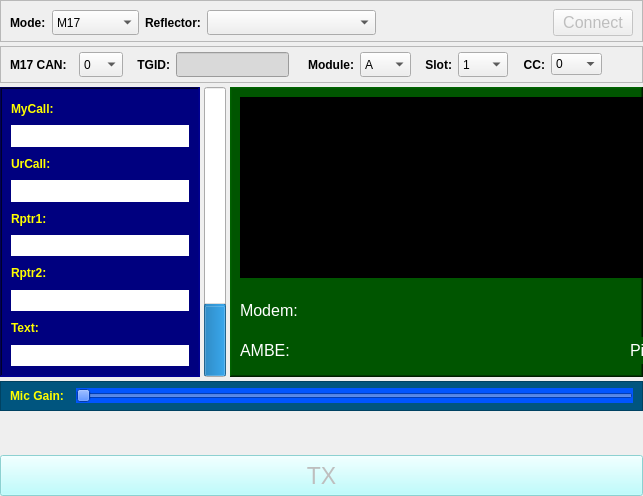
      <widget class="QWidget" name="tab">
       <attribute name="title">
        <string>Main</string>
       </attribute>
       <layout class="QVBoxLayout" name="verticalLayout_3">
        <property name="spacing">
         <number>4</number>
        </property>
        <property name="leftMargin">
         <number>0</number>
        </property>
        <property name="topMargin">
         <number>0</number>
        </property>
        <property name="rightMargin">
         <number>0</number>
        </property>
        <property name="bottomMargin">
         <number>0</number>
        </property>
        <item>
         <widget class="QFrame" name="frame_11">
          <property name="minimumSize">
           <size>
            <width>0</width>
            <height>42</height>
           </size>
          </property>
          <property name="frameShape">
           <enum>QFrame::StyledPanel</enum>
          </property>
          <property name="frameShadow">
           <enum>QFrame::Raised</enum>
          </property>
          <layout class="QHBoxLayout" name="horizontalLayout_3">
           <property name="topMargin">
            <number>4</number>
           </property>
           <property name="bottomMargin">
            <number>0</number>
           </property>
           <item>
            <widget class="QLabel" name="label_48">
             <property name="font">
              <font>
               <bold>true</bold>
              </font>
             </property>
             <property name="text">
              <string>Mode:</string>
             </property>
            </widget>
           </item>
           <item>
            <widget class="QComboBox" name="modeCombo">
             <property name="minimumSize">
              <size>
               <width>87</width>
               <height>25</height>
              </size>
             </property>
             <property name="maximumSize">
              <size>
               <width>87</width>
               <height>25</height>
              </size>
             </property>
             <item>
              <property name="text">
               <string>M17</string>
              </property>
             </item>
             <item>
              <property name="text">
               <string>DSTAR REF</string>
              </property>
             </item>
             <item>
              <property name="text">
               <string>DSTAR XRF</string>
              </property>
             </item>
             <item>
              <property name="text">
               <string>DSTAR DCS</string>
              </property>
             </item>
             <item>
              <property name="text">
               <string>DMR</string>
              </property>
             </item>
             <item>
              <property name="text">
               <string>P25</string>
              </property>
             </item>
             <item>
              <property name="text">
               <string>NXDN</string>
              </property>
             </item>
             <item>
              <property name="text">
               <string>YSF</string>
              </property>
             </item>
             <item>
              <property name="text">
               <string>FCS</string>
              </property>
             </item>
            </widget>
           </item>
           <item>
            <widget class="QLabel" name="reflectorLabel">
             <property name="font">
              <font>
               <bold>true</bold>
              </font>
             </property>
             <property name="text">
              <string>Reflector:</string>
             </property>
            </widget>
           </item>
           <item>
            <widget class="QComboBox" name="reflectorCombo">
             <property name="minimumSize">
              <size>
               <width>169</width>
               <height>25</height>
              </size>
             </property>
             <property name="maximumSize">
              <size>
               <width>119</width>
               <height>25</height>
              </size>
             </property>
             <property name="styleSheet">
              <string notr="true"/>
             </property>
            </widget>
           </item>
           <item>
            <spacer name="horizontalSpacer_7">
             <property name="orientation">
              <enum>Qt::Horizontal</enum>
             </property>
             <property name="sizeHint" stdset="0">
              <size>
               <width>40</width>
               <height>20</height>
              </size>
             </property>
            </spacer>
           </item>
           <item>
            <widget class="QPushButton" name="connectButton">
             <property name="enabled">
              <bool>false</bool>
             </property>
             <property name="font">
              <font>
               <pointsize>12</pointsize>
              </font>
             </property>
             <property name="text">
              <string>Connect</string>
             </property>
            </widget>
           </item>
          </layout>
         </widget>
        </item>
        <item>
         <widget class="QFrame" name="frame_12">
          <property name="minimumSize">
           <size>
            <width>0</width>
            <height>0</height>
           </size>
          </property>
          <property name="frameShape">
           <enum>QFrame::StyledPanel</enum>
          </property>
          <property name="frameShadow">
           <enum>QFrame::Raised</enum>
          </property>
          <layout class="QHBoxLayout" name="horizontalLayout_9">
           <property name="topMargin">
            <number>5</number>
           </property>
           <property name="rightMargin">
            <number>0</number>
           </property>
           <property name="bottomMargin">
            <number>5</number>
           </property>
           <item>
            <widget class="QLabel" name="m17CanLabel">
             <property name="minimumSize">
              <size>
               <width>63</width>
               <height>17</height>
              </size>
             </property>
             <property name="font">
              <font>
               <bold>true</bold>
              </font>
             </property>
             <property name="text">
              <string>M17 CAN:</string>
             </property>
            </widget>
           </item>
           <item>
            <widget class="QComboBox" name="m17CanCombo">
             <property name="enabled">
              <bool>true</bool>
             </property>
             <property name="minimumSize">
              <size>
               <width>44</width>
               <height>25</height>
              </size>
             </property>
             <property name="maximumSize">
              <size>
               <width>44</width>
               <height>25</height>
              </size>
             </property>
             <item>
              <property name="text">
               <string>0</string>
              </property>
             </item>
             <item>
              <property name="text">
               <string>1</string>
              </property>
             </item>
             <item>
              <property name="text">
               <string>2</string>
              </property>
             </item>
             <item>
              <property name="text">
               <string>3</string>
              </property>
             </item>
             <item>
              <property name="text">
               <string>4</string>
              </property>
             </item>
             <item>
              <property name="text">
               <string>5</string>
              </property>
             </item>
             <item>
              <property name="text">
               <string>6</string>
              </property>
             </item>
             <item>
              <property name="text">
               <string>7</string>
              </property>
             </item>
            </widget>
           </item>
           <item>
            <widget class="QLabel" name="tgidLabel">
             <property name="minimumSize">
              <size>
               <width>41</width>
               <height>17</height>
              </size>
             </property>
             <property name="font">
              <font>
               <bold>true</bold>
              </font>
             </property>
             <property name="text">
              <string>TGID:</string>
             </property>
             <property name="alignment">
              <set>Qt::AlignRight|Qt::AlignTrailing|Qt::AlignVCenter</set>
             </property>
            </widget>
           </item>
           <item>
            <widget class="QLineEdit" name="tgidEdit">
             <property name="enabled">
              <bool>true</bool>
             </property>
             <property name="minimumSize">
              <size>
               <width>113</width>
               <height>25</height>
              </size>
             </property>
             <property name="maximumSize">
              <size>
               <width>113</width>
               <height>25</height>
              </size>
             </property>
             <property name="styleSheet">
              <string notr="true">background-color: rgb(217, 217, 217);</string>
             </property>
            </widget>
           </item>
           <item>
            <widget class="QLabel" name="moduleLabel">
             <property name="minimumSize">
              <size>
               <width>59</width>
               <height>0</height>
              </size>
             </property>
             <property name="font">
              <font>
               <bold>true</bold>
              </font>
             </property>
             <property name="text">
              <string>Module:</string>
             </property>
             <property name="alignment">
              <set>Qt::AlignRight|Qt::AlignTrailing|Qt::AlignVCenter</set>
             </property>
            </widget>
           </item>
           <item>
            <widget class="QComboBox" name="moduleCombo">
             <property name="enabled">
              <bool>true</bool>
             </property>
             <property name="minimumSize">
              <size>
               <width>51</width>
               <height>25</height>
              </size>
             </property>
             <property name="maximumSize">
              <size>
               <width>51</width>
               <height>25</height>
              </size>
             </property>
             <item>
              <property name="text">
               <string>A</string>
              </property>
             </item>
             <item>
              <property name="text">
               <string>B</string>
              </property>
             </item>
             <item>
              <property name="text">
               <string>C</string>
              </property>
             </item>
             <item>
              <property name="text">
               <string>D</string>
              </property>
             </item>
             <item>
              <property name="text">
               <string>E</string>
              </property>
             </item>
             <item>
              <property name="text">
               <string>F</string>
              </property>
             </item>
             <item>
              <property name="text">
               <string>G</string>
              </property>
             </item>
             <item>
              <property name="text">
               <string>H</string>
              </property>
             </item>
             <item>
              <property name="text">
               <string>I</string>
              </property>
             </item>
             <item>
              <property name="text">
               <string>J</string>
              </property>
             </item>
             <item>
              <property name="text">
               <string>K</string>
              </property>
             </item>
             <item>
              <property name="text">
               <string>L</string>
              </property>
             </item>
             <item>
              <property name="text">
               <string>M</string>
              </property>
             </item>
             <item>
              <property name="text">
               <string>N</string>
              </property>
             </item>
             <item>
              <property name="text">
               <string>O</string>
              </property>
             </item>
             <item>
              <property name="text">
               <string>P</string>
              </property>
             </item>
             <item>
              <property name="text">
               <string>Q</string>
              </property>
             </item>
             <item>
              <property name="text">
               <string>R</string>
              </property>
             </item>
             <item>
              <property name="text">
               <string>S</string>
              </property>
             </item>
             <item>
              <property name="text">
               <string>T</string>
              </property>
             </item>
             <item>
              <property name="text">
               <string>U</string>
              </property>
             </item>
             <item>
              <property name="text">
               <string>V</string>
              </property>
             </item>
             <item>
              <property name="text">
               <string>W</string>
              </property>
             </item>
             <item>
              <property name="text">
               <string>X</string>
              </property>
             </item>
             <item>
              <property name="text">
               <string>Y</string>
              </property>
             </item>
             <item>
              <property name="text">
               <string>Z</string>
              </property>
             </item>
            </widget>
           </item>
           <item>
            <widget class="QLabel" name="slotLabel">
             <property name="minimumSize">
              <size>
               <width>35</width>
               <height>0</height>
              </size>
             </property>
             <property name="font">
              <font>
               <bold>true</bold>
              </font>
             </property>
             <property name="text">
              <string>Slot:</string>
             </property>
             <property name="alignment">
              <set>Qt::AlignRight|Qt::AlignTrailing|Qt::AlignVCenter</set>
             </property>
            </widget>
           </item>
           <item>
            <widget class="QComboBox" name="slotCombo">
             <property name="minimumSize">
              <size>
               <width>50</width>
               <height>25</height>
              </size>
             </property>
             <property name="maximumSize">
              <size>
               <width>50</width>
               <height>25</height>
              </size>
             </property>
             <item>
              <property name="text">
               <string>1</string>
              </property>
             </item>
             <item>
              <property name="text">
               <string>2</string>
              </property>
             </item>
            </widget>
           </item>
           <item>
            <widget class="QLabel" name="colorCodeLabel">
             <property name="minimumSize">
              <size>
               <width>31</width>
               <height>0</height>
              </size>
             </property>
             <property name="font">
              <font>
               <bold>true</bold>
              </font>
             </property>
             <property name="text">
              <string>CC:</string>
             </property>
             <property name="alignment">
              <set>Qt::AlignRight|Qt::AlignTrailing|Qt::AlignVCenter</set>
             </property>
            </widget>
           </item>
           <item>
            <widget class="QComboBox" name="colorCodeCombo">
             <property name="minimumSize">
              <size>
               <width>51</width>
               <height>0</height>
              </size>
             </property>
             <property name="maximumSize">
              <size>
               <width>51</width>
               <height>16777215</height>
              </size>
             </property>
             <item>
              <property name="text">
               <string>0</string>
              </property>
             </item>
             <item>
              <property name="text">
               <string>1</string>
              </property>
             </item>
             <item>
              <property name="text">
               <string>2</string>
              </property>
             </item>
             <item>
              <property name="text">
               <string>3</string>
              </property>
             </item>
             <item>
              <property name="text">
               <string>4</string>
              </property>
             </item>
             <item>
              <property name="text">
               <string>5</string>
              </property>
             </item>
             <item>
              <property name="text">
               <string>6</string>
              </property>
             </item>
             <item>
              <property name="text">
               <string>7</string>
              </property>
             </item>
             <item>
              <property name="text">
               <string>8</string>
              </property>
             </item>
             <item>
              <property name="text">
               <string>9</string>
              </property>
             </item>
             <item>
              <property name="text">
               <string>10</string>
              </property>
             </item>
             <item>
              <property name="text">
               <string>11</string>
              </property>
             </item>
             <item>
              <property name="text">
               <string>12</string>
              </property>
             </item>
             <item>
              <property name="text">
               <string>13</string>
              </property>
             </item>
             <item>
              <property name="text">
               <string>14</string>
              </property>
             </item>
             <item>
              <property name="text">
               <string>15</string>
              </property>
             </item>
            </widget>
           </item>
           <item>
            <spacer name="horizontalSpacer_8">
             <property name="orientation">
              <enum>Qt::Horizontal</enum>
             </property>
             <property name="sizeHint" stdset="0">
              <size>
               <width>40</width>
               <height>20</height>
              </size>
             </property>
            </spacer>
           </item>
          </layout>
         </widget>
        </item>
        <item>
         <layout class="QHBoxLayout" name="horizontalLayout">
          <property name="topMargin">
           <number>0</number>
          </property>
          <item>
           <widget class="QFrame" name="frame">
            <property name="minimumSize">
             <size>
              <width>200</width>
              <height>290</height>
             </size>
            </property>
            <property name="maximumSize">
             <size>
              <width>199</width>
              <height>290</height>
             </size>
            </property>
            <property name="styleSheet">
             <string notr="true">background-color: rgb(0, 0, 127);</string>
            </property>
            <property name="frameShape">
             <enum>QFrame::WinPanel</enum>
            </property>
            <property name="frameShadow">
             <enum>QFrame::Sunken</enum>
            </property>
            <layout class="QVBoxLayout" name="verticalLayout_2">
             <item>
              <widget class="QLabel" name="label">
               <property name="font">
                <font>
                 <bold>true</bold>
                </font>
               </property>
               <property name="styleSheet">
                <string notr="true">color: rgb(255, 255, 0);</string>
               </property>
               <property name="text">
                <string>MyCall:</string>
               </property>
              </widget>
             </item>
             <item>
              <widget class="QLabel" name="myCallLabel">
               <property name="styleSheet">
                <string notr="true">background-color: rgb(255, 255, 255);
color: rgb(0, 0, 0);</string>
               </property>
               <property name="text">
                <string/>
               </property>
              </widget>
             </item>
             <item>
              <widget class="QLabel" name="urCallLabel_2">
               <property name="font">
                <font>
                 <bold>true</bold>
                </font>
               </property>
               <property name="styleSheet">
                <string notr="true">color: rgb(255, 255, 0);</string>
               </property>
               <property name="text">
                <string>UrCall:</string>
               </property>
              </widget>
             </item>
             <item>
              <widget class="QLabel" name="urCallLabel">
               <property name="styleSheet">
                <string notr="true">background-color: rgb(255, 255, 255);
color: rgb(0, 0, 0);</string>
               </property>
               <property name="text">
                <string/>
               </property>
              </widget>
             </item>
             <item>
              <widget class="QLabel" name="rptr1Label_2">
               <property name="font">
                <font>
                 <bold>true</bold>
                </font>
               </property>
               <property name="styleSheet">
                <string notr="true">color: rgb(255, 255, 0);</string>
               </property>
               <property name="text">
                <string>Rptr1:</string>
               </property>
              </widget>
             </item>
             <item>
              <widget class="QLabel" name="rptr1Label">
               <property name="styleSheet">
                <string notr="true">background-color: rgb(255, 255, 255);
color: rgb(0, 0, 0);</string>
               </property>
               <property name="text">
                <string/>
               </property>
              </widget>
             </item>
             <item>
              <widget class="QLabel" name="rptr2Label_2">
               <property name="font">
                <font>
                 <bold>true</bold>
                </font>
               </property>
               <property name="styleSheet">
                <string notr="true">color: rgb(255, 255, 0);</string>
               </property>
               <property name="text">
                <string>Rptr2:</string>
               </property>
              </widget>
             </item>
             <item>
              <widget class="QLabel" name="rptr2Label">
               <property name="styleSheet">
                <string notr="true">background-color: rgb(255, 255, 255);
color: rgb(0, 0, 0);</string>
               </property>
               <property name="text">
                <string/>
               </property>
              </widget>
             </item>
             <item>
              <widget class="QLabel" name="label_5">
               <property name="font">
                <font>
                 <bold>true</bold>
                </font>
               </property>
               <property name="styleSheet">
                <string notr="true">color: rgb(255, 255, 0);</string>
               </property>
               <property name="text">
                <string>Text:</string>
               </property>
              </widget>
             </item>
             <item>
              <widget class="QLabel" name="slowSpeeddataLabel">
               <property name="styleSheet">
                <string notr="true">background-color: rgb(255, 255, 255);
color: rgb(0, 0, 0);</string>
               </property>
               <property name="text">
                <string/>
               </property>
              </widget>
             </item>
            </layout>
           </widget>
          </item>
          <item>
           <widget class="QProgressBar" name="volumeLevelBar">
            <property name="value">
             <number>24</number>
            </property>
            <property name="textVisible">
             <bool>false</bool>
            </property>
            <property name="orientation">
             <enum>Qt::Vertical</enum>
            </property>
           </widget>
          </item>
          <item>
           <widget class="QFrame" name="frame_2">
            <property name="styleSheet">
             <string notr="true">background-color: rgb(0, 85, 0);</string>
            </property>
            <property name="frameShape">
             <enum>QFrame::WinPanel</enum>
            </property>
            <property name="frameShadow">
             <enum>QFrame::Raised</enum>
            </property>
            <widget class="QLabel" name="pingCntLabel">
             <property name="geometry">
              <rect>
               <x>400</x>
               <y>250</y>
               <width>84</width>
               <height>27</height>
              </rect>
             </property>
             <property name="font">
              <font>
               <pointsize>12</pointsize>
              </font>
             </property>
             <property name="styleSheet">
              <string notr="true">color: rgb(255, 255, 255);</string>
             </property>
             <property name="text">
              <string>Ping Cnt</string>
             </property>
            </widget>
            <widget class="QLabel" name="ambeVocoderLabel">
             <property name="geometry">
              <rect>
               <x>10</x>
               <y>250</y>
               <width>371</width>
               <height>27</height>
              </rect>
             </property>
             <property name="font">
              <font>
               <pointsize>12</pointsize>
              </font>
             </property>
             <property name="styleSheet">
              <string notr="true">color: rgb(255, 255, 255);</string>
             </property>
             <property name="text">
              <string>AMBE:</string>
             </property>
            </widget>
            <widget class="QLabel" name="mmdvmModemLabel">
             <property name="geometry">
              <rect>
               <x>10</x>
               <y>210</y>
               <width>371</width>
               <height>27</height>
              </rect>
             </property>
             <property name="font">
              <font>
               <pointsize>12</pointsize>
              </font>
             </property>
             <property name="styleSheet">
              <string notr="true">color: rgb(255, 255, 255);</string>
             </property>
             <property name="text">
              <string>Modem:</string>
             </property>
            </widget>
            <widget class="QGraphicsView" name="gpsView">
             <property name="geometry">
              <rect>
               <x>10</x>
               <y>10</y>
               <width>471</width>
               <height>181</height>
              </rect>
             </property>
             <property name="styleSheet">
              <string notr="true">background-color: rgb(0, 0, 0);</string>
             </property>
             <property name="frameShape">
              <enum>QFrame::WinPanel</enum>
             </property>
             <property name="verticalScrollBarPolicy">
              <enum>Qt::ScrollBarAlwaysOff</enum>
             </property>
             <property name="horizontalScrollBarPolicy">
              <enum>Qt::ScrollBarAlwaysOff</enum>
             </property>
             <property name="interactive">
              <bool>false</bool>
             </property>
            </widget>
           </widget>
          </item>
         </layout>
        </item>
        <item>
         <widget class="QFrame" name="frame_4">
          <property name="minimumSize">
           <size>
            <width>0</width>
            <height>30</height>
           </size>
          </property>
          <property name="styleSheet">
           <string notr="true">background-color: rgb(0, 85, 127);</string>
          </property>
          <property name="frameShape">
           <enum>QFrame::StyledPanel</enum>
          </property>
          <property name="frameShadow">
           <enum>QFrame::Raised</enum>
          </property>
          <layout class="QHBoxLayout" name="horizontalLayout_2">
           <property name="topMargin">
            <number>1</number>
           </property>
           <property name="bottomMargin">
            <number>1</number>
           </property>
           <item>
            <widget class="QLabel" name="label_6">
             <property name="minimumSize">
              <size>
               <width>60</width>
               <height>0</height>
              </size>
             </property>
             <property name="font">
              <font>
               <bold>true</bold>
              </font>
             </property>
             <property name="styleSheet">
              <string notr="true">color: rgb(255, 255, 0);</string>
             </property>
             <property name="text">
              <string>Mic Gain:</string>
             </property>
            </widget>
           </item>
           <item>
            <widget class="QSlider" name="micGainSlider">
             <property name="styleSheet">
              <string notr="true">background-color: rgb(0, 85, 255);</string>
             </property>
             <property name="minimum">
              <number>1</number>
             </property>
             <property name="maximum">
              <number>100</number>
             </property>
             <property name="pageStep">
              <number>10</number>
             </property>
             <property name="orientation">
              <enum>Qt::Horizontal</enum>
             </property>
            </widget>
           </item>
          </layout>
         </widget>
        </item>
        <item>
         <spacer name="verticalSpacer">
          <property name="orientation">
           <enum>Qt::Vertical</enum>
          </property>
          <property name="sizeHint" stdset="0">
           <size>
            <width>20</width>
            <height>40</height>
           </size>
          </property>
         </spacer>
        </item>
        <item>
         <widget class="QPushButton" name="txButton">
          <property name="enabled">
           <bool>false</bool>
          </property>
          <property name="minimumSize">
           <size>
            <width>0</width>
            <height>41</height>
           </size>
          </property>
          <property name="font">
           <font>
            <pointsize>17</pointsize>
           </font>
          </property>
          <property name="autoFillBackground">
           <bool>false</bool>
          </property>
          <property name="styleSheet">
           <string notr="true">border-color: rgb(0, 170, 255);
selection-color: rgb(0, 170, 255);
background-color: rgb(170, 255, 255);</string>
          </property>
          <property name="text">
           <string>TX</string>
          </property>
         </widget>
        </item>
       </layout>
      </widget>
